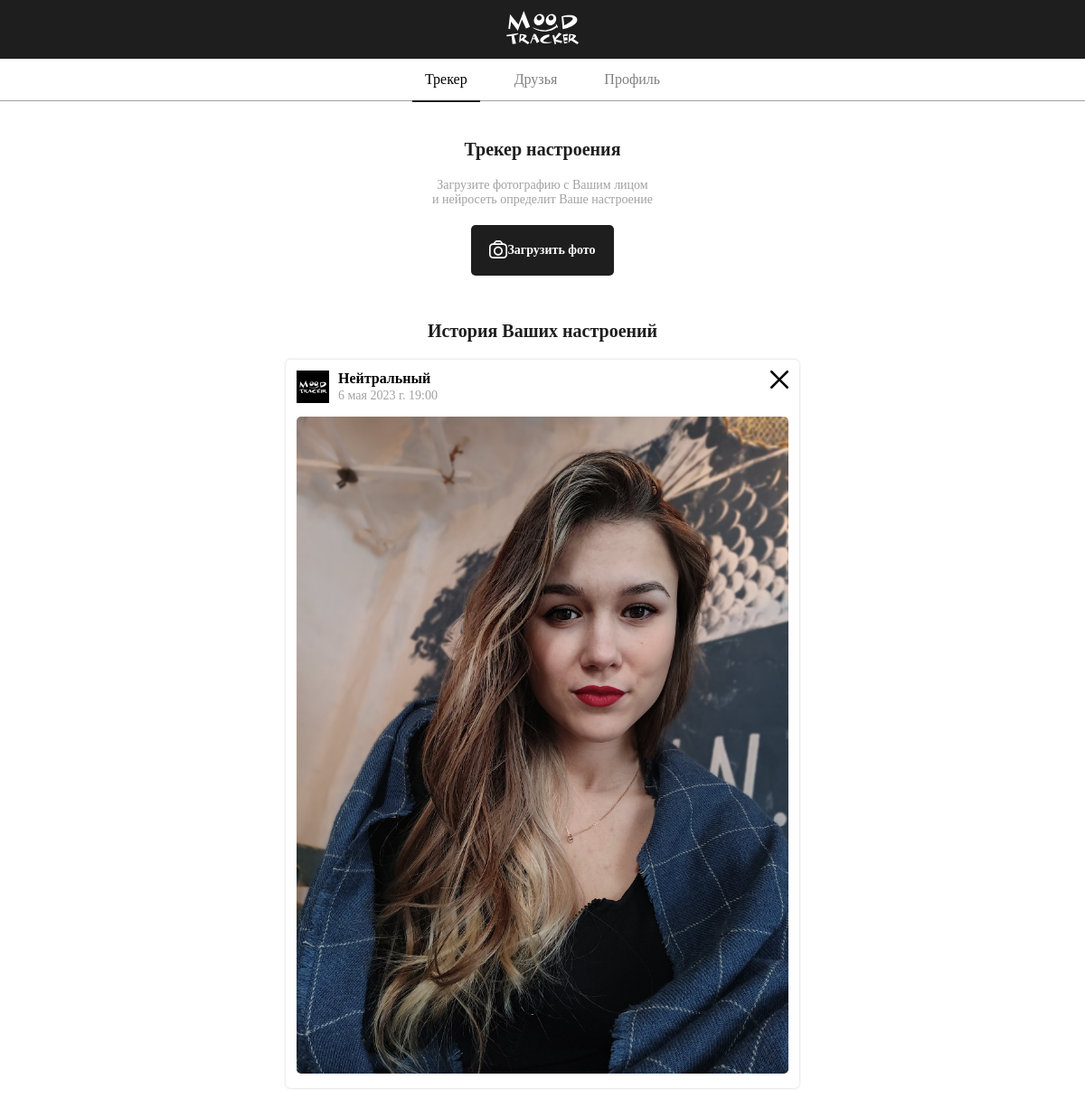
The app's page / (signed in) with its own data.
### moodtracker/models.py (models this page shows, shortened)
class Tracker(models.Model):
    image = models.FileField(upload_to='tracker/')
    mood = models.CharField(max_length=255, blank=True, null=True)
    date_create = models.DateTimeField(auto_now_add=True)
    user = models.ForeignKey(User, on_delete=models.CASCADE)

class User(AbstractBaseUser, PermissionsMixin):
    username = None
    login = models.CharField(max_length=255, unique=True)
    is_active = models.BooleanField(default=True)
    date_create = models.DateTimeField(auto_now_add=True)
    first_name = models.CharField(max_length=255)
    last_name = models.CharField(max_length=255)
    unique_id = ShortUUIDField(
        length=5,
        max_length=5,
        alphabet="123456789",
        unique=True
    )
    avatar = models.FileField(upload_to='user/', default='user/default_image.png')
    objects = UserManager()
    USERNAME_FIELD = 'login'
    REQUIRED_FIELDS = []

### moodtracker/views.py (the view, shortened to what this page needs)
# urls.py: path('', tracker_view, name='tracker'),
@login_required(login_url='login')
def tracker_view(request):
    form = TrackerForm(instance=request.user)
    trackers = Tracker.objects.filter(user=request.user)
    return render(request, 'tracker.html', locals())

### templates/tracker.html (shortened to what this page needs)
<!DOCTYPE html>
<html lang="en">
<head>
	{% load static %}
	<link rel="stylesheet" href="{% static '/styles/base.css' %}">
</head>
<body>
<header>
	<div class="header-top">
		<div class="logo">
			<img class="logo-header svg-white" src="{% static 'img/logo_moodtracker_white.svg' %}" alt="logo">
		</div>
	</div>
	<div class="header-bottom">
		<nav>
			<ul>
				<li>
					<a href="{% url 'tracker' %}" style="color: black">Трекер</a>
					<hr class="ref-underline">
				</li>
				<li><a href="{% url 'friends' %}">Друзья</a></li>
				<li><a href="{% url 'profile' %}">Профиль</a></li>
			</ul>
		</nav>
	</div>
</header>
<div class="container">
	<form action="{% url 'tracker' %}" id="tracker_form" method="post" enctype="multipart/form-data">
		<div class="content-block">
			<h2>Трекер настроения</h2>
			<p class="desc-centred">Загрузите фотографию с Вашим лицом
				<br/>
				и нейросеть определит Ваше настроение</p>
			<label for="{{ form.image.id_for_label }}">
				<div class="button primary-button">
					<img class="icon" src="{% static 'img/camera_white.svg' %}" alt="camera_icon" style="margin-top: -2px;">
					<span>Загрузить фото</span>
				</div>
			</label>
		</div>
	</form>
	<div class="content-block">
		<h2>История Ваших настроений</h2>
		{% if trackers %}
			<div class="post-list">
				{% for tracker in trackers %}
					<div class="post">
						<div class="post-header space-between">
							<div class="post-info-group">
								<img class="icon-smile" src="{{ tracker.user.avatar.url }}" alt="smile-icon">
								<div class="left-aligned-text">
									<h4>{{ tracker.mood }}</h4>
									<p class="minor-text">{{ tracker.date_create }}</p>
								</div>
							</div>
							<a href="{% url 'delete_tracker' tracker.id %}">
								<button type="button" class="icon-button">
									<img class="icon" src="{% static 'img/cross_black.svg' %}"
									     alt="remove_icon">
								</button>
							</a>
						</div>
						<img class="post-image" src="{{ tracker.image.url }}" alt="post_image">
					</div>
				{% endfor %}
			</div>
		{% else %}
			<div>
				<h4>У вас пока нет записей</h4>
			</div>
		{% endif %}
	</div>
</div>
</body>
</html>

### static/styles/base.css (style rules this page uses)
* { padding: 0; margin: 0; }
*, *:before, *:after { box-sizing: border-box; font-family: Montserrat; }
body { background-color: #fff; background-size: cover; background-attachment: fixed; font-family: Montserrat; font-weight: 400; display: flex; flex-direction: column; align-items: center; }
.container { max-width: 600px; width: 100%; position: relative; display: flex; flex-direction: column; align-items: center; height: 100%; padding: 42px 16px; }
.container > *:not(:first-child) { margin-top: 50px; }
.logo-header { width: 80px; }
label { font-size: 12px; }
div.button { max-width: 600px; width: 100%; height: 56px; display: flex; justify-content: center; align-items: center; text-align: center; padding: 10px 20px; border-radius: 5px; border: none; background-color: #1E1E1E; color: #fff; font-family: Montserrat; font-size: 14px; font-weight: 700; cursor: pointer; }
button { max-width: 600px; width: 100%; height: 56px; display: flex; justify-content: center; align-items: center; text-align: center; padding: 10px 20px; border-radius: 5px; border: none; background-color: #1E1E1E; color: #fff; font-family: Montserrat; font-size: 14px; font-weight: 700; cursor: pointer; }
h2 { text-align: center; font-size: 20px; color: #1E1E1E; }
a { text-decoration: none; }
hr { margin: 20px 0; border: 1px solid #a1a1a1; }
.minor-text { color: #a1a1a1; font-size: 14px; }
header { display: block; width: 100%; border-bottom: 1px solid #a1a1a1; }
.header-top { background-color: #1E1E1E; display: flex; justify-content: center; align-items: center; padding: 12px 0; }
.logo img { max-width: 200px; }
.header-bottom { color: gray; background-color: #fff; text-align: center; padding: 0; }
.header-bottom a { color: gray; font-weight: 500; }
nav ul { list-style: none; margin: 0; padding: 0; }
nav li { position: relative; display: inline-block; margin: 0 10px; height: 100%; }
nav a { display: block; text-decoration: none; color: #fff; font-weight: bold; padding: 14px; border-radius: 5px; }
.ref-underline { margin: 0; position: absolute; border: solid 1px #1E1E1E; bottom: initial; width: 100%; }
.content-block { position: relative; display: flex; flex-direction: column; justify-content: center; align-items: center; width: 100%; }
.content-block > *:not(:first-child) { margin-top: 20px; }
.desc-centred { font-size: 14px; text-align: center; color: #a1a1a1; }
.icon { width: 20px; }
.space-between { display: flex; justify-content: space-between; }
.post-list { width: 100%; }
.post-list a { display: block; }
.post { width: 100%; border-radius: 5px; box-shadow: 0px 0px 3px rgba(0, 0, 0, 0.2); padding: 12px; }
.post-header { height: auto; }
.post-info-group { width: auto; display: flex; align-items: center; }
.post-info-group > *:not(:first-child) { margin-left: 10px; }
.left-aligned-text > *:not(:first-child) { margin-top: 2px; }
.icon-smile { width: 36px; }
.icon-button { height: auto; width: auto; background-color: transparent; padding: 0; }
.post-image { width: 100%; border-radius: 5px; margin-top: 15px; }

### records on screen
Tracker: user.avatar (placeholder picture), mood "Нейтральный", date_create "6 мая 2023 г. 19:00", image (picture)
